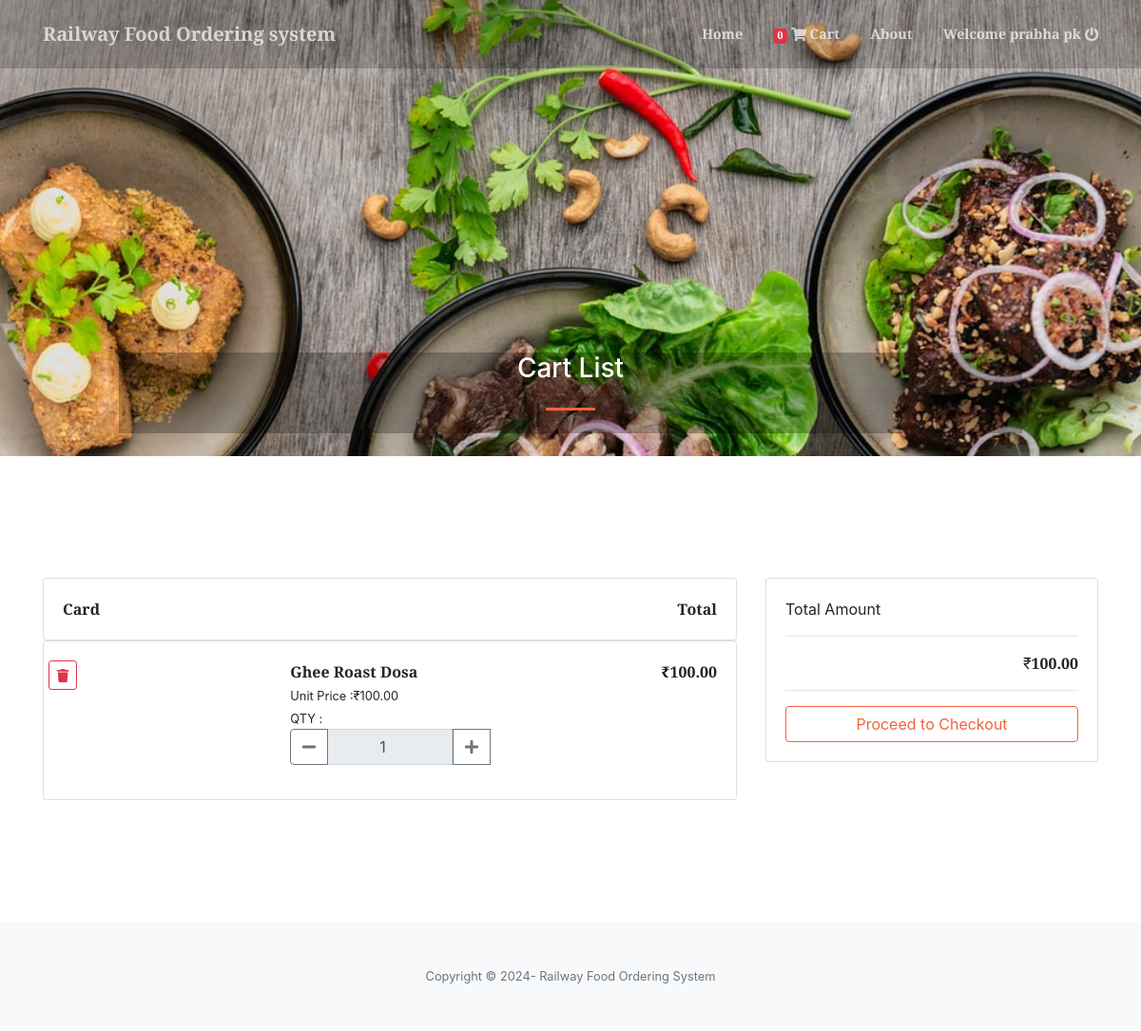
Page /index.php?page=cart_list (signed in) on the earlier database version.
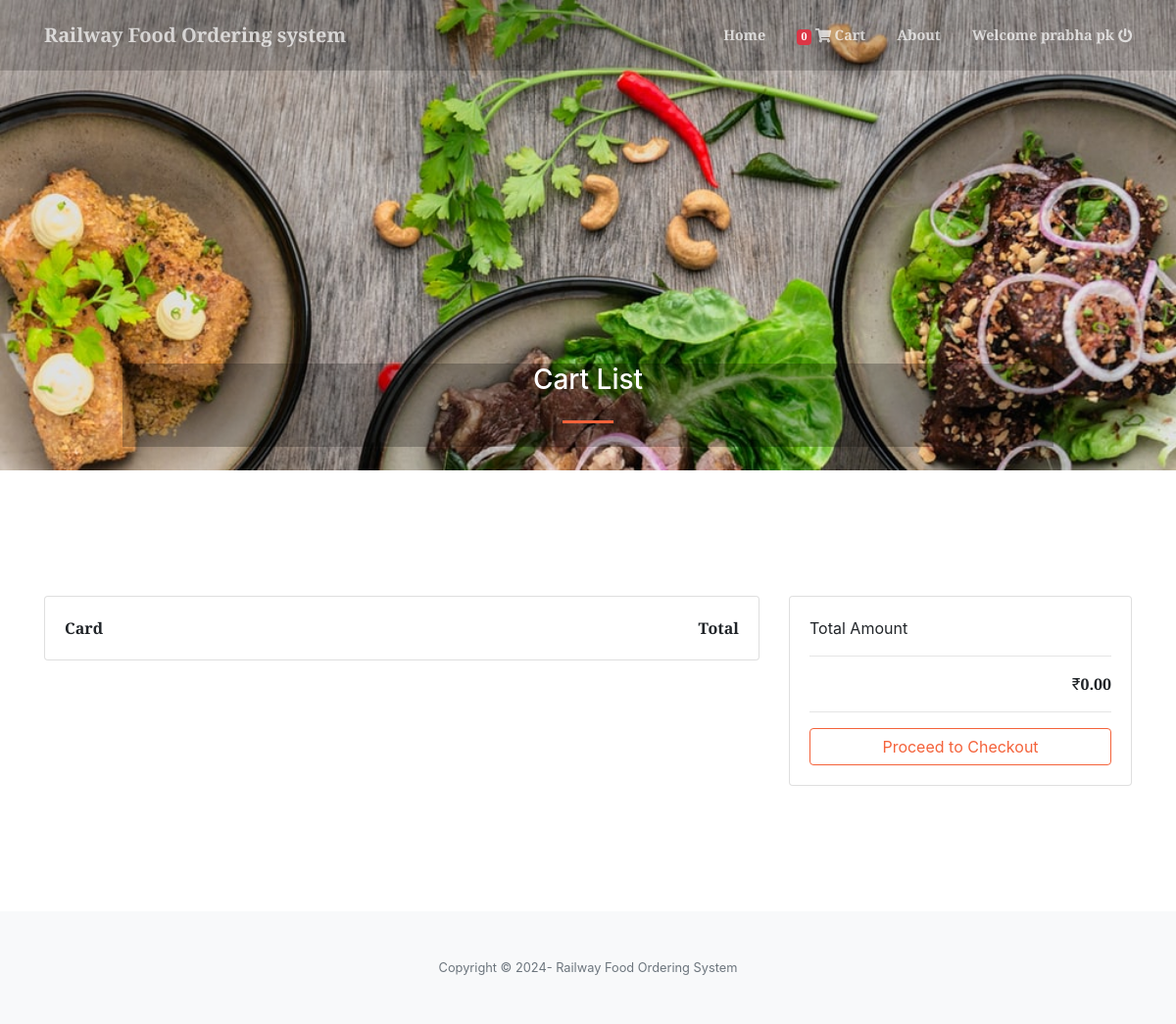
Same page on the later database version.
### tables this page shows
CREATE TABLE `cart` (
  `id` int(30) NOT NULL,
  `client_ip` varchar(20) NOT NULL,
  `user_id` int(30) NOT NULL,
  `product_id` int(30) NOT NULL,
  `qty` int(30) NOT NULL
);

CREATE TABLE `product_list` (
  `id` int(30) NOT NULL,
  `category_id` int(30) NOT NULL,
  `name` varchar(100) NOT NULL,
  `description` text NOT NULL,
  `price` float NOT NULL DEFAULT 0,
  `img_path` text NOT NULL,
  `status` tinyint(1) NOT NULL DEFAULT 1 COMMENT '0= unavailable, 2 Available',
  `quantity` varchar(1000) NOT NULL
);

### cart_list.php (the view, shortened to what this page needs)
       <header class="masthead">
           <div class="container h-100">
               <div class="row h-100 align-items-center justify-content-center text-center">
                   <div class="col-lg-10 align-self-end mb-4 page-title">
                   	<h3 class="text-white">Cart List</h3>
                       <hr class="divider my-4" />
                   </div>
               </div>
           </div>
       </header>
<section class="page-section" id="menu">
       <div class="container">
       	<div class="row">
       	<div class="col-lg-8">
       		<div class="sticky">
        		<div class="card">
        			<div class="card-body">
        				<div class="row">
	        				<div class="col-md-8"><b>Card</b></div>
	        				<div class="col-md-4 text-right"><b>Total</b></div>
        				</div>
        			</div>
        		</div>
        	</div>
       		<?php
       		if(isset($_SESSION['login_user_id'])){
				$data = "where c.user_id = '".$_SESSION['login_user_id']."' ";
			}else{
				$ip = isset($_SERVER['HTTP_CLIENT_IP']) ? $_SERVER['HTTP_CLIENT_IP'] : isset($_SERVER['HTTP_X_FORWARDED_FOR']) ? $_SERVER['HTTP_X_FORWARDED_FOR'] : $_SERVER['REMOTE_ADDR'];
				$data = "where c.client_ip = '".$ip."' ";
			}
			$total = 0;
			$get = $conn->query("SELECT *,c.id as cid FROM cart c inner join product_list p on p.id = c.product_id ".$data);
			while($row= $get->fetch_assoc()):
				$total += ($row['qty'] * $row['price']);
       		?>
       		<div class="card">
        		<div class="card-body">
	        		<div class="row">
		        		<div class="col-md-4" style="text-align: -webkit-center">
		        			<a href="index.php" class="rem_cart btn btn-sm btn-outline-danger" data-id="<?php echo $row['cid'] ?>"><i class="fa fa-trash"></i></a>
		        		</div>
		        		<div class="col-md-4">
		        			<p><b><large><?php echo $row['name'] ?></large></b></p>
		        			<p> <b><small>Unit Price :₹<?php echo number_format($row['price'],2) ?></small></b></p>
		        			<p><small>QTY :</small></p>
		        			<div class="input-group mb-3">
							  <div class="input-group-prepend">
							    <button class="btn btn-outline-secondary qty-minus" type="button"   data-id="<?php echo $row['cid'] ?>"><span class="fa fa-minus"></button>
							  </div>
							  <input type="number" readonly value="<?php echo $row['qty'] ?>" min = 1 class="form-control text-center" name="qty" >
							  <div class="input-group-prepend">
							    <button class="btn btn-outline-secondary qty-plus" type="button" id=""  data-id="<?php echo $row['cid'] ?>"><span class="fa fa-plus"></span></button>
							  </div>
							</div>
		        		</div>
		        		<div class="col-md-4 text-right">
		        			<b><large>₹<?php echo number_format($row['qty'] * $row['price'],2) ?></large></b>
		        		</div>
	        		</div>
        		</div>
        	</div>
        <?php endwhile; ?>
       	</div>
       	<div class="col-md-4">
       		<div class="sticky">
       			<div class="card">
       				<div class="card-body">
       					<p><large>Total Amount</large></p>
       					<hr>
       					<p class="text-right">₹<b><?php echo number_format($total,2) ?></b></p>
       					<hr>
       					<div class="text-center">
       						<button class="btn btn-block btn-outline-primary" type="button" id="checkout">Proceed to Checkout</button>
       					</div>
       				</div>
       			</div>
       		</div>
       	</div>
       	</div>
       </div>
   </section>

### index.php (shortened to what this page needs)
<!DOCTYPE html>
<html lang="en">
    <?php
    include('header.php');
    ?>
    <body id="page-top">
        <nav class="navbar navbar-expand-lg navbar-light fixed-top py-3" id="mainNav">
            <div class="container">
                <a class="navbar-brand js-scroll-trigger" href="./"><?php echo $_SESSION['setting_name'] ?></a>
                <div class="collapse navbar-collapse" id="navbarResponsive">
                    <ul class="navbar-nav ml-auto my-2 my-lg-0">
                        <li class="nav-item"><a class="nav-link js-scroll-trigger" href="index.php?page=home">Home</a></li>
                        <li class="nav-item"><a class="nav-link js-scroll-trigger" href="index.php?page=cart_list"><span> <span class="badge badge-danger item_count">0</span> <i class="fa fa-shopping-cart"></i>  </span>Cart</a></li>
                        <li class="nav-item"><a class="nav-link js-scroll-trigger" href="index.php?page=about">About</a></li>
                        <?php if(isset($_SESSION['login_user_id'])): ?>
                        <li class="nav-item"><a class="nav-link js-scroll-trigger" href="admin/ajax.php?action=logout2"><?php echo "Welcome ". $_SESSION['login_first_name'].' '.$_SESSION['login_last_name'] ?> <i class="fa fa-power-off"></i></a></li>
                      <?php else: ?>
                        <li class="nav-item"><a class="nav-link js-scroll-trigger" href="javascript:void(0)" id="login_now">Login</a></li>
                      <?php endif; ?>
                    </ul>
                </div>
            </div>
        </nav>
        <?php
        $page = isset($_GET['page']) ?$_GET['page'] : "home";
        include $page.'.php';
        ?>
        <footer class="bg-light py-5">
            <div class="container"><div class="small text-center text-muted">Copyright © 2024- Railway Food Ordering  System </div></div>
        </footer>
    </body>
</html>

### header.php (shortened to what this page needs)
<link href="https://cdnjs.cloudflare.com/ajax/libs/magnific-popup.js/1.1.0/magnific-popup.min.css" rel="stylesheet" />
<link href="admin/assets/vendor/bootstrap-datepicker/css/bootstrap-datepicker.css" rel="stylesheet" />
<link href="css/styles.css" rel="stylesheet" />

### cart_list.php (style rules this page uses)
.card p { margin: unset }
div.sticky { position: -webkit-sticky; position: sticky; top: 4.7em; z-index: 10; background: white }
.rem_cart { position: absolute; left: 0; }

Differences in the rows shown:
removed cart: product_list.name "Ghee Roast Dosa", product_list.price "100.00", qty "1", $row['qty']*$row['price'] "100.00"
Other differences:
$total: "100.00" → "0.00"
